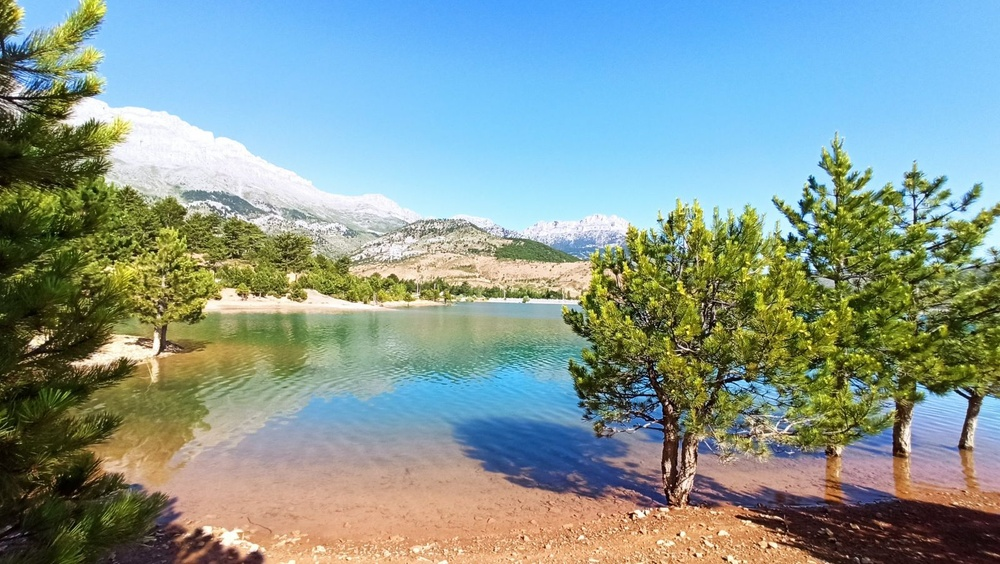
#> input picture doga.jpg, 1000 x 564 px, shrunk from 1600 x 902 before the run
$ python ImageThresholding.py
#> lines starting #> are read from the running program, lines starting #| are printed output that depends on the picture; after the words box and inside, x2 and y2 are one past the last pixel; in counts of white or black regions, pixels touching at a corner belong together
import cv2
import matplotlib.pyplot as plt

img=cv2.imread("doga.jpg")
#> img is the input picture: shape (564, 1000, 3); mean B, G, R 148.5, 153.5, 133.5
img=cv2.cvtColor(img, cv2.COLOR_BGR2GRAY) # görsel gri skalaya alındı
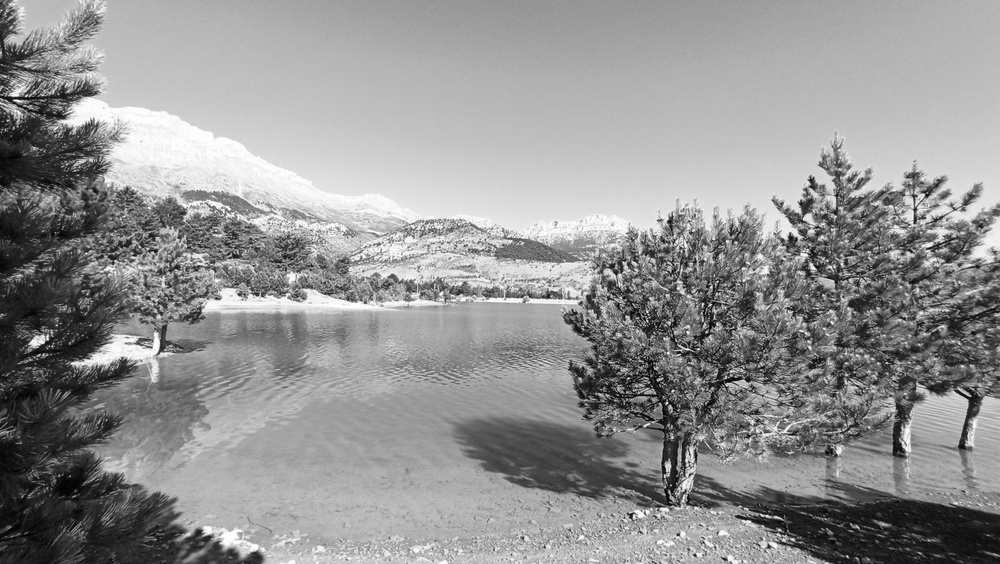
#> img: shape (564, 1000); min 0, max 255, mean 146.9

plt.figure()
plt.imshow(img,cmap="gray") # cmap = color map
plt.axis("off") # axisler kapatıldı
plt.show()


# eşikleme
_,thresh_img=cv2.threshold(img, thresh=100, maxval=255, type=cv2.THRESH_BINARY_INV)
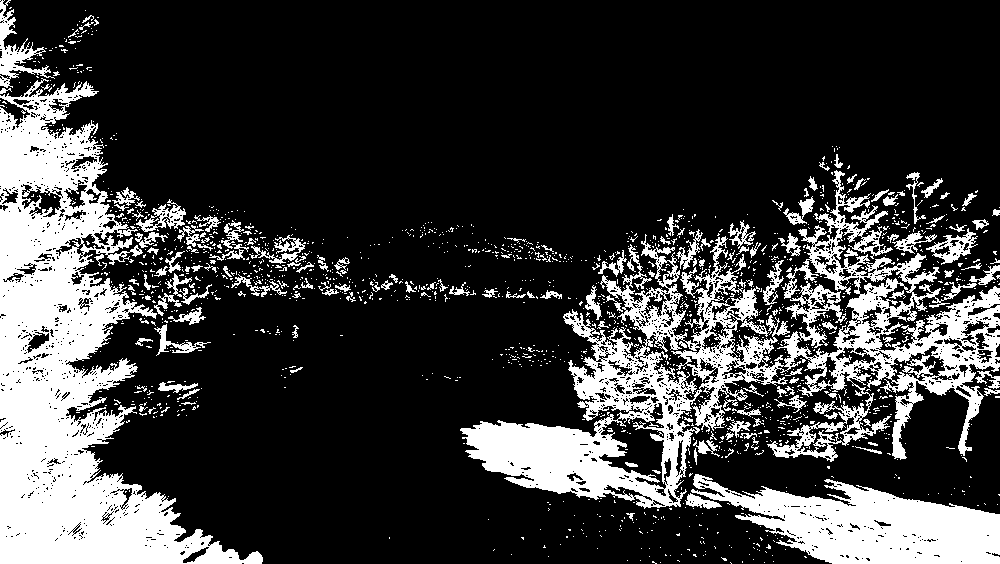
#> thresh_img: shape (564, 1000); 23.2% white; 1668 white regions (1508 under 20 px), largest, box (x1, y1, x2, y2) and area: (0, 78, 263, 564) 50412, (460, 170, 1000, 509) 45733, (691, 474, 1000, 564) 15169
# kaynak görsel, alt sınır , üst sınır, dönüşüm türü
# alt sınır ve üst sınır arasını girilen türe göre siyah ya da beyaz yapar
#type=cv2.THRESH_BINARY  = beyaz
#type=cv2.THRESH_BINARY_INV = siyah
plt.figure()
plt.imshow(thresh_img,cmap="gray")
plt.axis("off")
plt.show()


# uyarlamalı eşikleme - adaptive threshold

adp_thresh_img=cv2.adaptiveThreshold(img, 255, cv2.ADAPTIVE_THRESH_MEAN_C,cv2.THRESH_BINARY_INV, 11, 8)
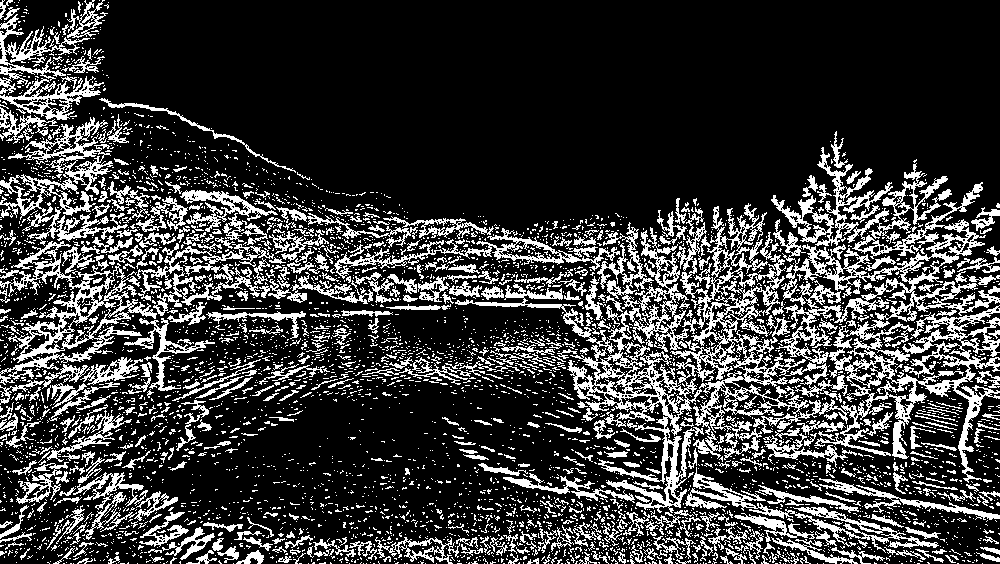
#> adp_thresh_img: shape (564, 1000); 22.8% white in thin lines or dots
# kaynak görsel, üst sınır,yöntem , dönüşüm türü , komşu pixel sayısı, yöntemdeki C sabiti
plt.figure()
plt.imshow(adp_thresh_img,cmap="gray")
plt.axis("off")
plt.show()
